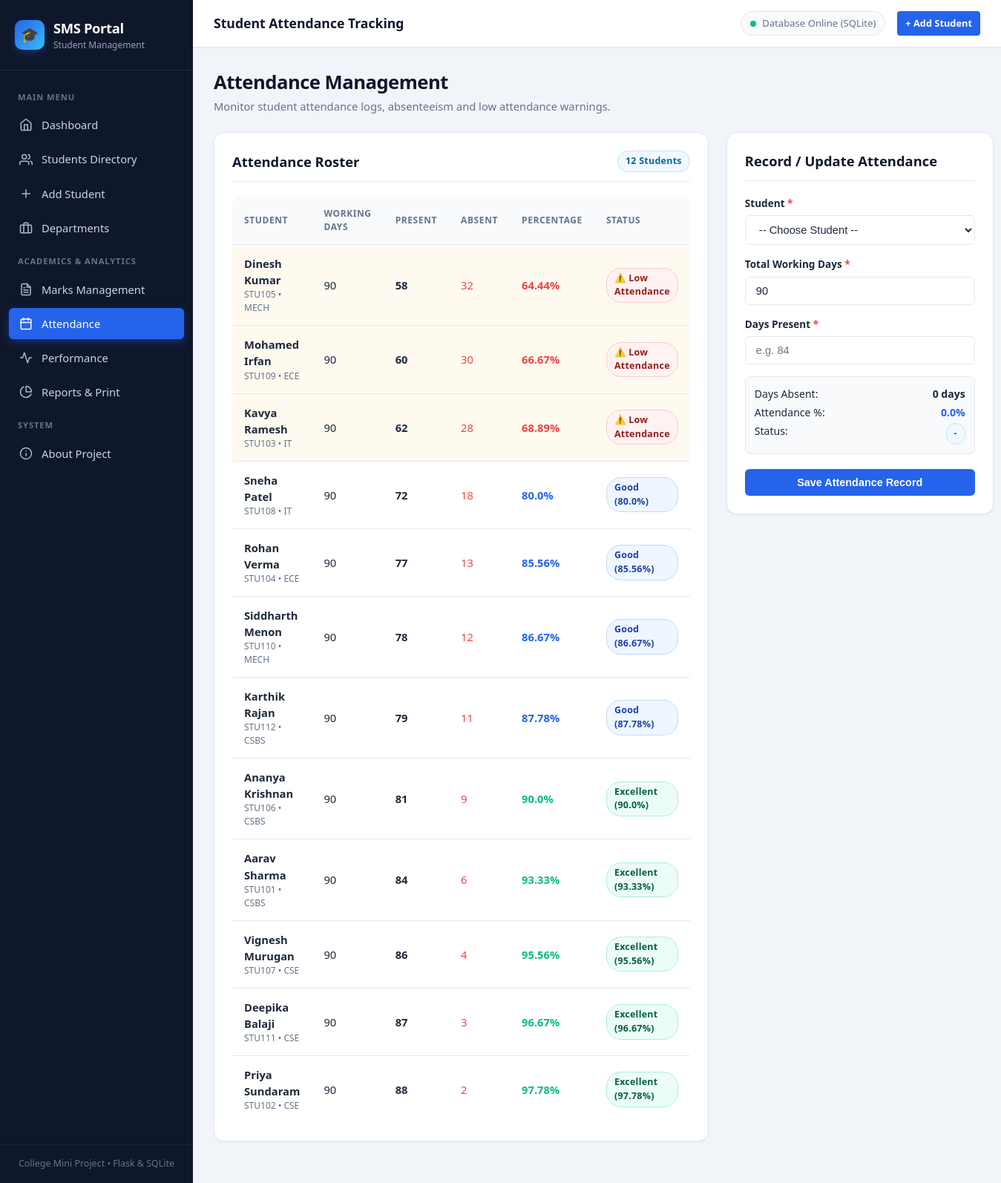
The app's page /attendance with its own data.
### tables this page shows
CREATE TABLE attendance (
            attendance_id INTEGER PRIMARY KEY AUTOINCREMENT,
            student_id TEXT NOT NULL UNIQUE,
            total_days INTEGER NOT NULL,
            present_days INTEGER NOT NULL,
            absent_days INTEGER NOT NULL,
            attendance_percentage REAL NOT NULL,
            FOREIGN KEY (student_id) REFERENCES students (student_id) ON DELETE CASCADE
        );

CREATE TABLE students (
            student_id TEXT PRIMARY KEY,
            name TEXT NOT NULL,
            email TEXT NOT NULL UNIQUE,
            phone TEXT NOT NULL,
            gender TEXT NOT NULL,
            dob TEXT NOT NULL,
            department TEXT NOT NULL,
            year TEXT NOT NULL,
            section TEXT NOT NULL,
            address TEXT,
            admission_year TEXT NOT NULL,
            created_at TIMESTAMP DEFAULT CURRENT_TIMESTAMP,
            FOREIGN KEY (department) REFERENCES departments (department_id) ON UPDATE CASCADE
        );

### app.py (the view)
@app.route("/attendance", methods=["GET"])
def attendance_view():
    conn = get_db_connection()
    cursor = conn.cursor()
    cursor.execute("""
        SELECT a.*, s.name as student_name, s.department, s.year, s.section
        FROM attendance a
        JOIN students s ON a.student_id = s.student_id
        ORDER BY a.attendance_percentage ASC
    """)
    attendance_records = cursor.fetchall()
    cursor.execute("SELECT student_id, name, department FROM students ORDER BY student_id ASC")
    students = cursor.fetchall()
    conn.close()
    return render_template("attendance.html", attendance_records=attendance_records, students=students)

### database/db.py (called while the page is built)
def get_db_connection():
    conn = sqlite3.connect(DB_PATH)
    conn.row_factory = sqlite3.Row
    conn.execute("PRAGMA foreign_keys = ON")
    return conn

### templates/attendance.html (shortened to what this page needs)
{% extends "base.html" %}
{% block page_heading %}Student Attendance Tracking{% endblock %}
{% block content %}
<div class="page-header">
  <div>
    <h1>Attendance Management</h1>
    <p>Monitor student attendance logs, absenteeism and low attendance warnings.</p>
  </div>
</div>
<div style="display: grid; grid-template-columns: 1fr 360px; gap: 24px; align-items: start;">
  <div class="card">
    <div class="card-header">
      <h3>Attendance Roster</h3>
      <span class="badge badge-info">{{ attendance_records|length }} Students</span>
    </div>
    <div class="table-responsive">
      <table class="custom-table">
        <thead>
          <tr>
            <th>Student</th>
            <th>Working Days</th>
            <th>Present</th>
            <th>Absent</th>
            <th>Percentage</th>
            <th>Status</th>
          </tr>
        </thead>
        <tbody>
          {% for a in attendance_records %}
          <tr {% if a.attendance_percentage < 75 %}style="background-color: #fffaf0;"{% endif %}>
            <td>
              <strong>{{ a.student_name }}</strong>
              <div style="font-size: 0.75rem; color: var(--text-muted);">{{ a.student_id }} • {{ a.department }}</div>
            </td>
            <td>{{ a.total_days }}</td>
            <td><strong>{{ a.present_days }}</strong></td>
            <td><span style="color: var(--danger);">{{ a.absent_days }}</span></td>
            <td>
              <strong style="color: {% if a.attendance_percentage >= 90 %}var(--success){% elif a.attendance_percentage >= 75 %}var(--primary){% else %}var(--danger){% endif %};">
                {{ a.attendance_percentage }}%
              </strong>
            </td>
            <td>
              {% if a.attendance_percentage >= 90 %}
                <span class="badge badge-success">Excellent ({{ a.attendance_percentage }}%)</span>
              {% elif a.attendance_percentage >= 75 %}
                <span class="badge badge-primary">Good ({{ a.attendance_percentage }}%)</span>
              {% else %}
                <span class="badge badge-danger">⚠️ Low Attendance</span>
              {% endif %}
            </td>
          </tr>
          {% else %}
          <tr>
            <td colspan="6" style="text-align: center; color: var(--text-muted); padding: 30px;">
              No attendance records entered yet.
            </td>
          </tr>
          {% endfor %}
        </tbody>
      </table>
    </div>
  </div>
  <div class="card">
    <div class="card-header">
      <h3>Record / Update Attendance</h3>
    </div>
    <form method="POST" action="{{ url_for('add_attendance') }}" id="attendanceForm">
      <div class="form-group" style="margin-bottom: 16px;">
        <label for="student_id" class="form-label">Student <span class="required">*</span></label>
        <select id="student_id" name="student_id" class="form-control" required>
          <option value="">-- Choose Student --</option>
        </select>
      </div>
      <div class="form-group" style="margin-bottom: 16px;">
        <label for="total_days" class="form-label">Total Working Days <span class="required">*</span></label>
        <input
          type="number"
          id="total_days"
          name="total_days"
          class="form-control"
          placeholder="e.g. 90"
          min="1"
          max="365"
          value="90"
          required
        >
      </div>
      <div class="form-group" style="margin-bottom: 16px;">
        <label for="present_days" class="form-label">Days Present <span class="required">*</span></label>
        <input
          type="number"
          id="present_days"
          name="present_days"
          class="form-control"
          placeholder="e.g. 84"
          min="0"
          max="365"
          required
        >
      </div>
      <div style="background: #f8fafc; border: 1px solid var(--border-color); border-radius: 8px; padding: 12px; margin-bottom: 20px;">
        <div style="display: flex; justify-content: space-between; font-size: 0.88rem; margin-bottom: 4px;">
          <span>Days Absent:</span>
          <strong id="previewAbsent" style="color: var(--text-main);">0 days</strong>
        </div>
        <div style="display: flex; justify-content: space-between; font-size: 0.88rem; margin-bottom: 4px;">
          <span>Attendance %:</span>
          <strong id="previewPct" style="color: var(--primary);">0.0%</strong>
        </div>
        <div style="display: flex; justify-content: space-between; font-size: 0.88rem;">
          <span>Status:</span>
          <span id="previewStatus" class="badge badge-info">-</span>
        </div>
      </div>
      <button type="submit" class="btn btn-primary" style="width: 100%;">
        Save Attendance Record
      </button>
    </form>
  </div>
</div>
{% endblock %}

### static/css/style.css (style rules this page uses)
:root { --bg-app: #f1f5f9; --bg-card: #ffffff; --bg-sidebar: #0f172a; --bg-sidebar-hover: #1e293b; --bg-sidebar-active: #2563eb; --primary: #2563eb; --primary-light: #eff6ff; --primary-hover: #1d4ed8; --navy: #0f172a; --navy-muted: #64748b; --text-main: #1e293b; --text-muted: #64748b; --text-light: #94a3b8; --text-sidebar: #cbd5e1; --success: #10b981; --success-bg: #ecfdf5; --warning: #f59e0b; --warning-bg: #fffbeb; --danger: #ef4444; --danger-bg: #fef2f2; --info: #0ea5e9; --info-bg: #f0f9ff; --border-color: #e2e8f0; --border-radius-sm: 6px; --border-radius: 10px; --border-radius-lg: 14px; --shadow-sm: 0 1px 2px 0 rgba(0, 0, 0, 0.05); --shadow-md: 0 4px 6px -1px rgba(0, 0, 0, 0.08), 0 2px 4px -2px rgba(0, 0, 0, 0.05); --shadow-lg: 0 10px 15px -3px rgba(0, 0, 0, 0.08), 0 4px 6px -4px rgba(0, 0, 0, 0.04); --shadow-hover: 0 12px 20px -3px rgba(37, 99, 235, 0.12); --transition-fast: 0.15s ease; --transition-normal: 0.25s ease; }
*, *::before, *::after { box-sizing: border-box; margin: 0; padding: 0; }
body { font-family: 'Segoe UI', system-ui, -apple-system, BlinkMacSystemFont, Roboto, sans-serif; background-color: var(--bg-app); color: var(--text-main); line-height: 1.5; -webkit-font-smoothing: antialiased; }
.page-header { display: flex; align-items: center; justify-content: space-between; margin-bottom: 24px; flex-wrap: wrap; gap: 16px; }
.page-header h1 { font-size: 1.6rem; font-weight: 700; color: var(--navy); letter-spacing: -0.02em; }
.page-header p { color: var(--text-muted); font-size: 0.92rem; margin-top: 2px; }
.card { background: var(--bg-card); border-radius: var(--border-radius-lg); border: 1px solid var(--border-color); box-shadow: var(--shadow-sm); padding: 24px; margin-bottom: 28px; }
.card-header { display: flex; align-items: center; justify-content: space-between; margin-bottom: 20px; padding-bottom: 12px; border-bottom: 1px solid var(--border-color); }
.card-header h3 { font-size: 1.15rem; font-weight: 700; color: var(--navy); }
.table-responsive { width: 100%; overflow-x: auto; border-radius: var(--border-radius); }
.custom-table { width: 100%; border-collapse: collapse; text-align: left; font-size: 0.92rem; }
.custom-table th { background-color: #f8fafc; color: var(--text-muted); font-weight: 600; text-transform: uppercase; font-size: 0.75rem; letter-spacing: 0.05em; padding: 14px 16px; border-bottom: 1px solid var(--border-color); }
.custom-table td { padding: 14px 16px; border-bottom: 1px solid var(--border-color); color: var(--text-main); vertical-align: middle; }
.custom-table tbody tr { transition: background-color var(--transition-fast); }
.custom-table tbody tr:last-child td { border-bottom: none; }
.badge { display: inline-flex; align-items: center; gap: 5px; padding: 4px 10px; border-radius: 20px; font-size: 0.78rem; font-weight: 600; letter-spacing: 0.02em; }
.badge-success { background-color: var(--success-bg); color: #065f46; border: 1px solid #a7f3d0; }
.badge-danger { background-color: var(--danger-bg); color: #991b1b; border: 1px solid #fecaca; }
.badge-info { background-color: var(--info-bg); color: #0369a1; border: 1px solid #bae6fd; }
.badge-primary { background-color: var(--primary-light); color: #1e40af; border: 1px solid #bfdbfe; }
.btn { display: inline-flex; align-items: center; justify-content: center; gap: 8px; padding: 9px 18px; border-radius: var(--border-radius-sm); font-size: 0.9rem; font-weight: 600; border: 1px solid transparent; cursor: pointer; transition: all var(--transition-fast); }
.btn-primary { background-color: var(--primary); color: #ffffff; }
.form-group { display: flex; flex-direction: column; gap: 6px; }
.form-label { font-size: 0.85rem; font-weight: 600; color: var(--text-main); }
.form-label .required { color: var(--danger); }
.form-control { width: 100%; padding: 10px 14px; border-radius: var(--border-radius-sm); border: 1px solid var(--border-color); background-color: #ffffff; font-size: 0.92rem; color: var(--text-main); transition: border-color var(--transition-fast), box-shadow var(--transition-fast); outline: none; }

### records on screen
attendance: student_name "Dinesh Kumar", student_id "STU105", department "MECH", total_days "90", present_days "58", absent_days "32", attendance_percentage "64.44", shows "⚠️ Low Attendance"
attendance: student_name "Mohamed Irfan", student_id "STU109", department "ECE", total_days "90", present_days "60", absent_days "30", attendance_percentage "66.67", shows "⚠️ Low Attendance"
attendance: student_name "Kavya Ramesh", student_id "STU103", department "IT", total_days "90", present_days "62", absent_days "28", attendance_percentage "68.89", shows "⚠️ Low Attendance"
attendance: student_name "Sneha Patel", student_id "STU108", department "IT", total_days "90", present_days "72", absent_days "18", attendance_percentage "80.0"
attendance: student_name "Rohan Verma", student_id "STU104", department "ECE", total_days "90", present_days "77", absent_days "13", attendance_percentage "85.56"
attendance: student_name "Siddharth Menon", student_id "STU110", department "MECH", total_days "90", present_days "78", absent_days "12", attendance_percentage "86.67"
attendance: student_name "Karthik Rajan", student_id "STU112", department "CSBS", total_days "90", present_days "79", absent_days "11", attendance_percentage "87.78"
attendance: student_name "Ananya Krishnan", student_id "STU106", department "CSBS", total_days "90", present_days "81", absent_days "9", attendance_percentage "90.0"
attendance: student_name "Aarav Sharma", student_id "STU101", department "CSBS", total_days "90", present_days "84", absent_days "6", attendance_percentage "93.33"
attendance: student_name "Vignesh Murugan", student_id "STU107", department "CSE", total_days "90", present_days "86", absent_days "4", attendance_percentage "95.56"
attendance: student_name "Deepika Balaji", student_id "STU111", department "CSE", total_days "90", present_days "87", absent_days "3", attendance_percentage "96.67"
attendance: student_name "Priya Sundaram", student_id "STU102", department "CSE", total_days "90", present_days "88", absent_days "2", attendance_percentage "97.78"

### other values on screen
{{ attendance_records|length }} "12"
